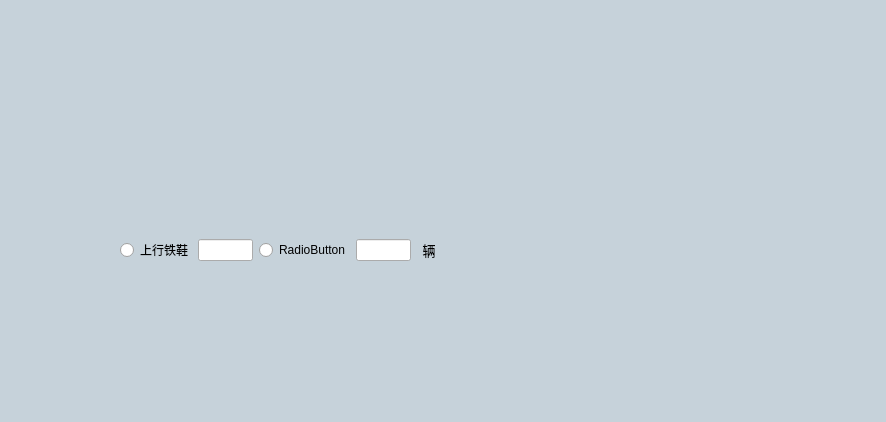
<?xml version="1.0" encoding="UTF-8"?>
<ui version="4.0">
 <class>AntisliTebpWidget</class>
 <widget class="QWidget" name="AntisliTebpWidget">
  <property name="geometry">
   <rect>
    <x>0</x>
    <y>0</y>
    <width>886</width>
    <height>422</height>
   </rect>
  </property>
  <property name="windowTitle">
   <string>Form</string>
  </property>
  <property name="styleSheet">
   <string notr="true">QWidget#AntisliTebpWidget{
	background-color: rgb(198, 210, 218);
}
</string>
  </property>
  <widget class="QWidget" name="gridLayoutWidget">
   <property name="geometry">
    <rect>
     <x>120</x>
     <y>210</y>
     <width>321</width>
     <height>81</height>
    </rect>
   </property>
   <layout class="QGridLayout" name="gridLayout">
    <item row="0" column="0">
     <widget class="QRadioButton" name="radioButton">
      <property name="minimumSize">
       <size>
        <width>72</width>
        <height>32</height>
       </size>
      </property>
      <property name="maximumSize">
       <size>
        <width>72</width>
        <height>32</height>
       </size>
      </property>
      <property name="text">
       <string>上行铁鞋</string>
      </property>
     </widget>
    </item>
    <item row="0" column="2">
     <widget class="QRadioButton" name="radioButton_2">
      <property name="text">
       <string>RadioButton</string>
      </property>
     </widget>
    </item>
    <item row="0" column="4">
     <widget class="QLabel" name="label">
      <property name="minimumSize">
       <size>
        <width>24</width>
        <height>32</height>
       </size>
      </property>
      <property name="maximumSize">
       <size>
        <width>24</width>
        <height>32</height>
       </size>
      </property>
      <property name="font">
       <font>
        <family>微软雅黑</family>
        <pointsize>10</pointsize>
       </font>
      </property>
      <property name="text">
       <string>辆</string>
      </property>
      <property name="alignment">
       <set>Qt::AlignCenter</set>
      </property>
     </widget>
    </item>
    <item row="0" column="1">
     <widget class="QLineEdit" name="lineEdit"/>
    </item>
    <item row="0" column="3">
     <widget class="QLineEdit" name="lineEdit_2"/>
    </item>
   </layout>
  </widget>
 </widget>
 <resources/>
 <connections/>
</ui>
